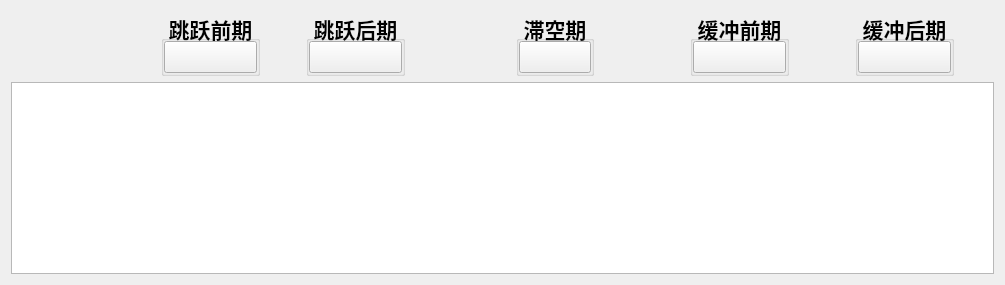
      <widget class="QWidget" name="tab_12">
       <attribute name="icon">
        <iconset>
         <selectedoff>:/icon/image/white.PNG</selectedoff>
         <selectedon>:/icon/image/red.PNG</selectedon>
        </iconset>
       </attribute>
       <attribute name="title">
        <string>Jump</string>
       </attribute>
       <layout class="QVBoxLayout" name="verticalLayout_13">
        <item>
         <layout class="QHBoxLayout" name="horizontalLayout_16">
          <item>
           <spacer name="horizontalSpacer_68">
            <property name="orientation">
             <enum>Qt::Horizontal</enum>
            </property>
            <property name="sizeType">
             <enum>QSizePolicy::Preferred</enum>
            </property>
            <property name="sizeHint" stdset="0">
             <size>
              <width>150</width>
              <height>20</height>
             </size>
            </property>
           </spacer>
          </item>
          <item>
           <widget class="QGroupBox" name="groupBox_58">
            <property name="enabled">
             <bool>true</bool>
            </property>
            <property name="font">
             <font>
              <family>Times New Roman</family>
              <pointsize>16</pointsize>
              <weight>75</weight>
              <bold>true</bold>
             </font>
            </property>
            <property name="styleSheet">
             <string notr="true"/>
            </property>
            <property name="title">
             <string>跳跃前期</string>
            </property>
            <property name="alignment">
             <set>Qt::AlignCenter</set>
            </property>
            <property name="flat">
             <bool>true</bool>
            </property>
            <property name="checkable">
             <bool>false</bool>
            </property>
            <layout class="QGridLayout" name="gridLayout_58">
             <property name="sizeConstraint">
              <enum>QLayout::SetNoConstraint</enum>
             </property>
             <property name="leftMargin">
              <number>0</number>
             </property>
             <property name="topMargin">
              <number>0</number>
             </property>
             <property name="rightMargin">
              <number>0</number>
             </property>
             <property name="bottomMargin">
              <number>0</number>
             </property>
             <property name="verticalSpacing">
              <number>6</number>
             </property>
             <item row="0" column="0">
              <widget class="MyPushbutton" name="pushButton_27">
               <property name="text">
                <string/>
               </property>
              </widget>
             </item>
            </layout>
           </widget>
          </item>
          <item>
           <spacer name="horizontalSpacer_69">
            <property name="orientation">
             <enum>Qt::Horizontal</enum>
            </property>
            <property name="sizeType">
             <enum>QSizePolicy::Preferred</enum>
            </property>
            <property name="sizeHint" stdset="0">
             <size>
              <width>40</width>
              <height>20</height>
             </size>
            </property>
           </spacer>
          </item>
          <item>
           <widget class="QGroupBox" name="groupBox_59">
            <property name="enabled">
             <bool>true</bool>
            </property>
            <property name="font">
             <font>
              <family>Times New Roman</family>
              <pointsize>16</pointsize>
              <weight>75</weight>
              <bold>true</bold>
             </font>
            </property>
            <property name="styleSheet">
             <string notr="true"/>
            </property>
            <property name="title">
             <string>跳跃后期</string>
            </property>
            <property name="alignment">
             <set>Qt::AlignCenter</set>
            </property>
            <property name="flat">
             <bool>true</bool>
            </property>
            <property name="checkable">
             <bool>false</bool>
            </property>
            <layout class="QGridLayout" name="gridLayout_59">
             <property name="sizeConstraint">
              <enum>QLayout::SetNoConstraint</enum>
             </property>
             <property name="leftMargin">
              <number>0</number>
             </property>
             <property name="topMargin">
              <number>0</number>
             </property>
             <property name="rightMargin">
              <number>0</number>
             </property>
             <property name="bottomMargin">
              <number>0</number>
             </property>
             <property name="verticalSpacing">
              <number>6</number>
             </property>
             <item row="0" column="0">
              <widget class="MyPushbutton" name="pushButton_28">
               <property name="text">
                <string/>
               </property>
              </widget>
             </item>
            </layout>
           </widget>
          </item>
          <item>
           <spacer name="horizontalSpacer_70">
            <property name="orientation">
             <enum>Qt::Horizontal</enum>
            </property>
            <property name="sizeType">
             <enum>QSizePolicy::Preferred</enum>
            </property>
            <property name="sizeHint" stdset="0">
             <size>
              <width>105</width>
              <height>20</height>
             </size>
            </property>
           </spacer>
          </item>
          <item>
           <widget class="QGroupBox" name="groupBox_60">
            <property name="enabled">
             <bool>true</bool>
            </property>
            <property name="font">
             <font>
              <family>Times New Roman</family>
              <pointsize>16</pointsize>
              <weight>75</weight>
              <bold>true</bold>
             </font>
            </property>
            <property name="styleSheet">
             <string notr="true"/>
            </property>
            <property name="title">
             <string>滞空期</string>
            </property>
            <property name="alignment">
             <set>Qt::AlignCenter</set>
            </property>
            <property name="flat">
             <bool>true</bool>
            </property>
            <property name="checkable">
             <bool>false</bool>
            </property>
            <layout class="QGridLayout" name="gridLayout_60">
             <property name="sizeConstraint">
              <enum>QLayout::SetNoConstraint</enum>
             </property>
             <property name="leftMargin">
              <number>0</number>
             </property>
             <property name="topMargin">
              <number>0</number>
             </property>
             <property name="rightMargin">
              <number>0</number>
             </property>
             <property name="bottomMargin">
              <number>0</number>
             </property>
             <property name="verticalSpacing">
              <number>6</number>
             </property>
             <item row="0" column="0">
              <widget class="MyPushbutton" name="pushButton_29">
               <property name="text">
                <string/>
               </property>
              </widget>
             </item>
            </layout>
           </widget>
          </item>
          <item>
           <spacer name="horizontalSpacer_71">
            <property name="orientation">
             <enum>Qt::Horizontal</enum>
            </property>
            <property name="sizeType">
             <enum>QSizePolicy::Preferred</enum>
            </property>
            <property name="sizeHint" stdset="0">
             <size>
              <width>90</width>
              <height>20</height>
             </size>
            </property>
           </spacer>
          </item>
          <item>
           <widget class="QGroupBox" name="groupBox_61">
            <property name="enabled">
             <bool>true</bool>
            </property>
            <property name="font">
             <font>
              <family>Times New Roman</family>
              <pointsize>16</pointsize>
              <weight>75</weight>
              <bold>true</bold>
             </font>
            </property>
            <property name="styleSheet">
             <string notr="true"/>
            </property>
            <property name="title">
             <string>缓冲前期</string>
            </property>
            <property name="alignment">
             <set>Qt::AlignCenter</set>
            </property>
            <property name="flat">
             <bool>true</bool>
            </property>
            <property name="checkable">
             <bool>false</bool>
            </property>
            <layout class="QGridLayout" name="gridLayout_61">
             <property name="sizeConstraint">
              <enum>QLayout::SetNoConstraint</enum>
             </property>
             <property name="leftMargin">
              <number>0</number>
             </property>
             <property name="topMargin">
              <number>0</number>
             </property>
             <property name="rightMargin">
              <number>0</number>
             </property>
             <property name="bottomMargin">
              <number>0</number>
             </property>
             <property name="verticalSpacing">
              <number>6</number>
             </property>
             <item row="0" column="0">
              <widget class="MyPushbutton" name="pushButton_30">
               <property name="text">
                <string/>
               </property>
              </widget>
             </item>
            </layout>
           </widget>
          </item>
          <item>
           <spacer name="horizontalSpacer_72">
            <property name="orientation">
             <enum>Qt::Horizontal</enum>
            </property>
            <property name="sizeType">
             <enum>QSizePolicy::Preferred</enum>
            </property>
            <property name="sizeHint" stdset="0">
             <size>
              <width>60</width>
              <height>20</height>
             </size>
            </property>
           </spacer>
          </item>
          <item>
           <widget class="QGroupBox" name="groupBox_62">
            <property name="enabled">
             <bool>true</bool>
            </property>
            <property name="font">
             <font>
              <family>Times New Roman</family>
              <pointsize>16</pointsize>
              <weight>75</weight>
              <bold>true</bold>
             </font>
            </property>
            <property name="styleSheet">
             <string notr="true"/>
            </property>
            <property name="title">
             <string>缓冲后期</string>
            </property>
            <property name="alignment">
             <set>Qt::AlignCenter</set>
            </property>
            <property name="flat">
             <bool>true</bool>
            </property>
            <property name="checkable">
             <bool>false</bool>
            </property>
            <layout class="QGridLayout" name="gridLayout_62">
             <property name="sizeConstraint">
              <enum>QLayout::SetNoConstraint</enum>
             </property>
             <property name="leftMargin">
              <number>0</number>
             </property>
             <property name="topMargin">
              <number>0</number>
             </property>
             <property name="rightMargin">
              <number>0</number>
             </property>
             <property name="bottomMargin">
              <number>0</number>
             </property>
             <property name="verticalSpacing">
              <number>6</number>
             </property>
             <item row="0" column="0">
              <widget class="MyPushbutton" name="pushButton_31">
               <property name="text">
                <string/>
               </property>
              </widget>
             </item>
            </layout>
           </widget>
          </item>
          <item>
           <spacer name="horizontalSpacer_73">
            <property name="orientation">
             <enum>Qt::Horizontal</enum>
            </property>
            <property name="sizeType">
             <enum>QSizePolicy::Expanding</enum>
            </property>
            <property name="sizeHint" stdset="0">
             <size>
              <width>40</width>
              <height>20</height>
             </size>
            </property>
           </spacer>
          </item>
         </layout>
        </item>
        <item>
         <widget class="QGraphicsView" name="graphicsjump_2"/>
        </item>
       </layout>
      </widget>
